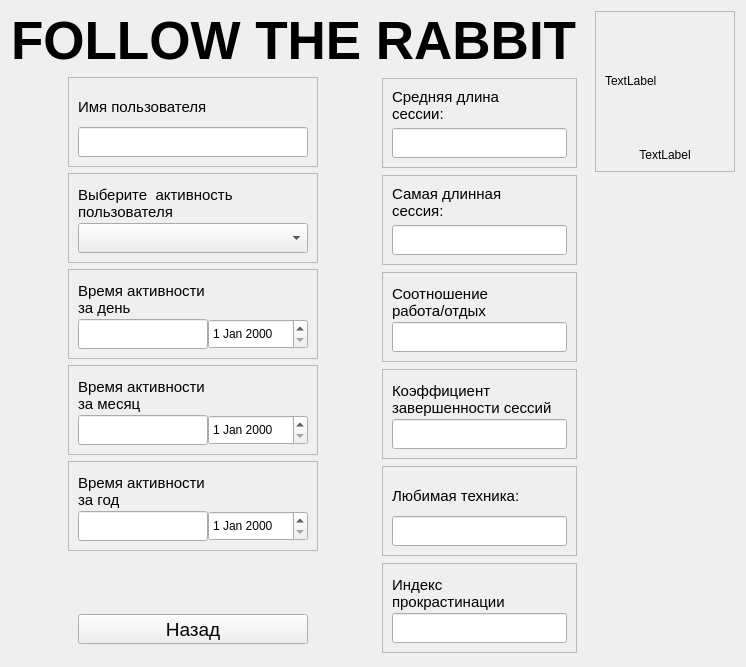
<?xml version="1.0" encoding="UTF-8"?>
<ui version="4.0">
 <class>Analythic_page</class>
 <widget class="QWidget" name="Analythic_page">
  <property name="geometry">
   <rect>
    <x>0</x>
    <y>0</y>
    <width>746</width>
    <height>667</height>
   </rect>
  </property>
  <property name="windowTitle">
   <string>Form</string>
  </property>
  <layout class="QVBoxLayout" name="verticalLayout_6">
   <item>
    <layout class="QHBoxLayout" name="horizontalLayout_5">
     <item>
      <layout class="QVBoxLayout" name="verticalLayout_3">
       <item>
        <widget class="QLabel" name="label">
         <property name="font">
          <font>
           <pointsize>40</pointsize>
           <bold>true</bold>
          </font>
         </property>
         <property name="styleSheet">
          <string notr="true"/>
         </property>
         <property name="text">
          <string>FOLLOW THE RABBIT</string>
         </property>
        </widget>
       </item>
       <item>
        <layout class="QHBoxLayout" name="horizontalLayout">
         <item>
          <layout class="QVBoxLayout" name="verticalLayout_10">
           <item>
            <layout class="QVBoxLayout" name="verticalLayout">
             <item alignment="Qt::AlignmentFlag::AlignHCenter">
              <widget class="QFrame" name="frame_6">
               <property name="sizePolicy">
                <sizepolicy hsizetype="Fixed" vsizetype="Fixed">
                 <horstretch>0</horstretch>
                 <verstretch>0</verstretch>
                </sizepolicy>
               </property>
               <property name="minimumSize">
                <size>
                 <width>250</width>
                 <height>90</height>
                </size>
               </property>
               <property name="maximumSize">
                <size>
                 <width>250</width>
                 <height>90</height>
                </size>
               </property>
               <property name="frameShape">
                <enum>QFrame::Shape::StyledPanel</enum>
               </property>
               <property name="frameShadow">
                <enum>QFrame::Shadow::Raised</enum>
               </property>
               <layout class="QVBoxLayout" name="verticalLayout_17">
                <item>
                 <widget class="QLabel" name="label_8">
                  <property name="sizePolicy">
                   <sizepolicy hsizetype="Preferred" vsizetype="Fixed">
                    <horstretch>0</horstretch>
                    <verstretch>0</verstretch>
                   </sizepolicy>
                  </property>
                  <property name="minimumSize">
                   <size>
                    <width>0</width>
                    <height>40</height>
                   </size>
                  </property>
                  <property name="font">
                   <font>
                    <pointsize>11</pointsize>
                   </font>
                  </property>
                  <property name="text">
                   <string>Имя пользователя</string>
                  </property>
                 </widget>
                </item>
                <item>
                 <widget class="QLineEdit" name="lineEdit_4">
                  <property name="sizePolicy">
                   <sizepolicy hsizetype="Fixed" vsizetype="Fixed">
                    <horstretch>0</horstretch>
                    <verstretch>0</verstretch>
                   </sizepolicy>
                  </property>
                  <property name="minimumSize">
                   <size>
                    <width>230</width>
                    <height>30</height>
                   </size>
                  </property>
                  <property name="maximumSize">
                   <size>
                    <width>230</width>
                    <height>30</height>
                   </size>
                  </property>
                 </widget>
                </item>
               </layout>
              </widget>
             </item>
             <item alignment="Qt::AlignmentFlag::AlignHCenter">
              <widget class="QFrame" name="frame_5">
               <property name="sizePolicy">
                <sizepolicy hsizetype="Fixed" vsizetype="Fixed">
                 <horstretch>0</horstretch>
                 <verstretch>0</verstretch>
                </sizepolicy>
               </property>
               <property name="minimumSize">
                <size>
                 <width>250</width>
                 <height>90</height>
                </size>
               </property>
               <property name="maximumSize">
                <size>
                 <width>250</width>
                 <height>90</height>
                </size>
               </property>
               <property name="frameShape">
                <enum>QFrame::Shape::StyledPanel</enum>
               </property>
               <property name="frameShadow">
                <enum>QFrame::Shadow::Raised</enum>
               </property>
               <layout class="QVBoxLayout" name="verticalLayout_15">
                <item>
                 <widget class="QLabel" name="label_2">
                  <property name="sizePolicy">
                   <sizepolicy hsizetype="Fixed" vsizetype="Fixed">
                    <horstretch>0</horstretch>
                    <verstretch>0</verstretch>
                   </sizepolicy>
                  </property>
                  <property name="minimumSize">
                   <size>
                    <width>0</width>
                    <height>40</height>
                   </size>
                  </property>
                  <property name="font">
                   <font>
                    <pointsize>11</pointsize>
                   </font>
                  </property>
                  <property name="text">
                   <string>Выберите  активность
пользователя</string>
                  </property>
                 </widget>
                </item>
                <item alignment="Qt::AlignmentFlag::AlignHCenter">
                 <widget class="QComboBox" name="comboBox">
                  <property name="sizePolicy">
                   <sizepolicy hsizetype="Fixed" vsizetype="Fixed">
                    <horstretch>0</horstretch>
                    <verstretch>0</verstretch>
                   </sizepolicy>
                  </property>
                  <property name="minimumSize">
                   <size>
                    <width>230</width>
                    <height>30</height>
                   </size>
                  </property>
                  <property name="maximumSize">
                   <size>
                    <width>230</width>
                    <height>30</height>
                   </size>
                  </property>
                 </widget>
                </item>
               </layout>
              </widget>
             </item>
            </layout>
           </item>
           <item alignment="Qt::AlignmentFlag::AlignHCenter">
            <widget class="QFrame" name="frame_4">
             <property name="sizePolicy">
              <sizepolicy hsizetype="Fixed" vsizetype="Fixed">
               <horstretch>0</horstretch>
               <verstretch>0</verstretch>
              </sizepolicy>
             </property>
             <property name="minimumSize">
              <size>
               <width>250</width>
               <height>90</height>
              </size>
             </property>
             <property name="maximumSize">
              <size>
               <width>250</width>
               <height>90</height>
              </size>
             </property>
             <property name="frameShape">
              <enum>QFrame::Shape::StyledPanel</enum>
             </property>
             <property name="frameShadow">
              <enum>QFrame::Shadow::Raised</enum>
             </property>
             <layout class="QVBoxLayout" name="verticalLayout_9">
              <item>
               <widget class="QLabel" name="label_3">
                <property name="sizePolicy">
                 <sizepolicy hsizetype="Fixed" vsizetype="Fixed">
                  <horstretch>0</horstretch>
                  <verstretch>0</verstretch>
                 </sizepolicy>
                </property>
                <property name="minimumSize">
                 <size>
                  <width>0</width>
                  <height>40</height>
                 </size>
                </property>
                <property name="font">
                 <font>
                  <pointsize>11</pointsize>
                 </font>
                </property>
                <property name="text">
                 <string>Время активности
за день</string>
                </property>
               </widget>
              </item>
              <item>
               <layout class="QHBoxLayout" name="horizontalLayout_2">
                <item>
                 <widget class="QLineEdit" name="lineEdit">
                  <property name="sizePolicy">
                   <sizepolicy hsizetype="Fixed" vsizetype="Fixed">
                    <horstretch>0</horstretch>
                    <verstretch>0</verstretch>
                   </sizepolicy>
                  </property>
                  <property name="minimumSize">
                   <size>
                    <width>130</width>
                    <height>30</height>
                   </size>
                  </property>
                 </widget>
                </item>
                <item>
                 <widget class="QDateEdit" name="dateEdit">
                  <property name="sizePolicy">
                   <sizepolicy hsizetype="Fixed" vsizetype="Fixed">
                    <horstretch>0</horstretch>
                    <verstretch>0</verstretch>
                   </sizepolicy>
                  </property>
                  <property name="minimumSize">
                   <size>
                    <width>100</width>
                    <height>30</height>
                   </size>
                  </property>
                 </widget>
                </item>
               </layout>
              </item>
             </layout>
            </widget>
           </item>
           <item alignment="Qt::AlignmentFlag::AlignHCenter">
            <widget class="QFrame" name="frame_3">
             <property name="sizePolicy">
              <sizepolicy hsizetype="Fixed" vsizetype="Fixed">
               <horstretch>0</horstretch>
               <verstretch>0</verstretch>
              </sizepolicy>
             </property>
             <property name="minimumSize">
              <size>
               <width>250</width>
               <height>90</height>
              </size>
             </property>
             <property name="maximumSize">
              <size>
               <width>250</width>
               <height>90</height>
              </size>
             </property>
             <property name="frameShape">
              <enum>QFrame::Shape::StyledPanel</enum>
             </property>
             <property name="frameShadow">
              <enum>QFrame::Shadow::Raised</enum>
             </property>
             <layout class="QVBoxLayout" name="verticalLayout_8">
              <item>
               <widget class="QLabel" name="label_4">
                <property name="sizePolicy">
                 <sizepolicy hsizetype="Fixed" vsizetype="Fixed">
                  <horstretch>0</horstretch>
                  <verstretch>0</verstretch>
                 </sizepolicy>
                </property>
                <property name="minimumSize">
                 <size>
                  <width>0</width>
                  <height>40</height>
                 </size>
                </property>
                <property name="font">
                 <font>
                  <pointsize>11</pointsize>
                 </font>
                </property>
                <property name="text">
                 <string>Время активности
за месяц</string>
                </property>
               </widget>
              </item>
              <item>
               <layout class="QHBoxLayout" name="horizontalLayout_3">
                <item>
                 <widget class="QLineEdit" name="lineEdit_2">
                  <property name="sizePolicy">
                   <sizepolicy hsizetype="Fixed" vsizetype="Fixed">
                    <horstretch>0</horstretch>
                    <verstretch>0</verstretch>
                   </sizepolicy>
                  </property>
                  <property name="minimumSize">
                   <size>
                    <width>130</width>
                    <height>30</height>
                   </size>
                  </property>
                 </widget>
                </item>
                <item>
                 <widget class="QDateEdit" name="dateEdit_4">
                  <property name="sizePolicy">
                   <sizepolicy hsizetype="Fixed" vsizetype="Fixed">
                    <horstretch>0</horstretch>
                    <verstretch>0</verstretch>
                   </sizepolicy>
                  </property>
                  <property name="minimumSize">
                   <size>
                    <width>100</width>
                    <height>30</height>
                   </size>
                  </property>
                 </widget>
                </item>
               </layout>
              </item>
             </layout>
            </widget>
           </item>
           <item alignment="Qt::AlignmentFlag::AlignHCenter">
            <widget class="QFrame" name="frame_2">
             <property name="sizePolicy">
              <sizepolicy hsizetype="Fixed" vsizetype="Fixed">
               <horstretch>0</horstretch>
               <verstretch>0</verstretch>
              </sizepolicy>
             </property>
             <property name="minimumSize">
              <size>
               <width>250</width>
               <height>90</height>
              </size>
             </property>
             <property name="maximumSize">
              <size>
               <width>250</width>
               <height>90</height>
              </size>
             </property>
             <property name="frameShape">
              <enum>QFrame::Shape::StyledPanel</enum>
             </property>
             <property name="frameShadow">
              <enum>QFrame::Shadow::Raised</enum>
             </property>
             <layout class="QVBoxLayout" name="verticalLayout_7">
              <item>
               <widget class="QLabel" name="label_5">
                <property name="sizePolicy">
                 <sizepolicy hsizetype="Fixed" vsizetype="Fixed">
                  <horstretch>0</horstretch>
                  <verstretch>0</verstretch>
                 </sizepolicy>
                </property>
                <property name="minimumSize">
                 <size>
                  <width>0</width>
                  <height>40</height>
                 </size>
                </property>
                <property name="font">
                 <font>
                  <pointsize>11</pointsize>
                 </font>
                </property>
                <property name="text">
                 <string>Время активности
за год</string>
                </property>
               </widget>
              </item>
              <item>
               <layout class="QHBoxLayout" name="horizontalLayout_4">
                <item>
                 <widget class="QLineEdit" name="lineEdit_3">
                  <property name="sizePolicy">
                   <sizepolicy hsizetype="Fixed" vsizetype="Fixed">
                    <horstretch>0</horstretch>
                    <verstretch>0</verstretch>
                   </sizepolicy>
                  </property>
                  <property name="minimumSize">
                   <size>
                    <width>130</width>
                    <height>30</height>
                   </size>
                  </property>
                 </widget>
                </item>
                <item>
                 <widget class="QDateEdit" name="dateEdit_5">
                  <property name="sizePolicy">
                   <sizepolicy hsizetype="Fixed" vsizetype="Fixed">
                    <horstretch>0</horstretch>
                    <verstretch>0</verstretch>
                   </sizepolicy>
                  </property>
                  <property name="minimumSize">
                   <size>
                    <width>100</width>
                    <height>30</height>
                   </size>
                  </property>
                 </widget>
                </item>
               </layout>
              </item>
             </layout>
            </widget>
           </item>
           <item>
            <spacer name="verticalSpacer">
             <property name="orientation">
              <enum>Qt::Orientation::Vertical</enum>
             </property>
             <property name="sizeHint" stdset="0">
              <size>
               <width>20</width>
               <height>40</height>
              </size>
             </property>
            </spacer>
           </item>
           <item>
            <spacer name="verticalSpacer_4">
             <property name="orientation">
              <enum>Qt::Orientation::Vertical</enum>
             </property>
             <property name="sizeHint" stdset="0">
              <size>
               <width>20</width>
               <height>40</height>
              </size>
             </property>
            </spacer>
           </item>
           <item>
            <spacer name="verticalSpacer_5">
             <property name="orientation">
              <enum>Qt::Orientation::Vertical</enum>
             </property>
             <property name="sizeHint" stdset="0">
              <size>
               <width>20</width>
               <height>40</height>
              </size>
             </property>
            </spacer>
           </item>
           <item>
            <spacer name="verticalSpacer_6">
             <property name="orientation">
              <enum>Qt::Orientation::Vertical</enum>
             </property>
             <property name="sizeHint" stdset="0">
              <size>
               <width>20</width>
               <height>40</height>
              </size>
             </property>
            </spacer>
           </item>
           <item>
            <spacer name="verticalSpacer_7">
             <property name="orientation">
              <enum>Qt::Orientation::Vertical</enum>
             </property>
             <property name="sizeHint" stdset="0">
              <size>
               <width>20</width>
               <height>40</height>
              </size>
             </property>
            </spacer>
           </item>
           <item alignment="Qt::AlignmentFlag::AlignHCenter">
            <widget class="QPushButton" name="pushButton">
             <property name="sizePolicy">
              <sizepolicy hsizetype="Fixed" vsizetype="Fixed">
               <horstretch>0</horstretch>
               <verstretch>0</verstretch>
              </sizepolicy>
             </property>
             <property name="minimumSize">
              <size>
               <width>230</width>
               <height>30</height>
              </size>
             </property>
             <property name="maximumSize">
              <size>
               <width>230</width>
               <height>30</height>
              </size>
             </property>
             <property name="font">
              <font>
               <pointsize>14</pointsize>
               <bold>false</bold>
              </font>
             </property>
             <property name="text">
              <string>Назад</string>
             </property>
            </widget>
           </item>
           <item>
            <spacer name="verticalSpacer_2">
             <property name="orientation">
              <enum>Qt::Orientation::Vertical</enum>
             </property>
             <property name="sizeHint" stdset="0">
              <size>
               <width>20</width>
               <height>40</height>
              </size>
             </property>
            </spacer>
           </item>
          </layout>
         </item>
         <item>
          <layout class="QVBoxLayout" name="verticalLayout_16">
           <item>
            <widget class="QFrame" name="frame_12">
             <property name="sizePolicy">
              <sizepolicy hsizetype="Fixed" vsizetype="Fixed">
               <horstretch>0</horstretch>
               <verstretch>0</verstretch>
              </sizepolicy>
             </property>
             <property name="minimumSize">
              <size>
               <width>195</width>
               <height>90</height>
              </size>
             </property>
             <property name="maximumSize">
              <size>
               <width>195</width>
               <height>90</height>
              </size>
             </property>
             <property name="frameShape">
              <enum>QFrame::Shape::StyledPanel</enum>
             </property>
             <property name="frameShadow">
              <enum>QFrame::Shadow::Raised</enum>
             </property>
             <layout class="QVBoxLayout" name="verticalLayout_26">
              <item>
               <widget class="QLabel" name="label_10">
                <property name="sizePolicy">
                 <sizepolicy hsizetype="Fixed" vsizetype="Fixed">
                  <horstretch>0</horstretch>
                  <verstretch>0</verstretch>
                 </sizepolicy>
                </property>
                <property name="maximumSize">
                 <size>
                  <width>175</width>
                  <height>40</height>
                 </size>
                </property>
                <property name="font">
                 <font>
                  <pointsize>11</pointsize>
                 </font>
                </property>
                <property name="text">
                 <string>Средняя длина
сессии:</string>
                </property>
               </widget>
              </item>
              <item>
               <widget class="QLineEdit" name="lineEdit_5">
                <property name="sizePolicy">
                 <sizepolicy hsizetype="Fixed" vsizetype="Fixed">
                  <horstretch>0</horstretch>
                  <verstretch>0</verstretch>
                 </sizepolicy>
                </property>
                <property name="minimumSize">
                 <size>
                  <width>175</width>
                  <height>30</height>
                 </size>
                </property>
                <property name="maximumSize">
                 <size>
                  <width>175</width>
                  <height>30</height>
                 </size>
                </property>
               </widget>
              </item>
             </layout>
            </widget>
           </item>
           <item>
            <widget class="QFrame" name="frame_11">
             <property name="sizePolicy">
              <sizepolicy hsizetype="Fixed" vsizetype="Fixed">
               <horstretch>0</horstretch>
               <verstretch>0</verstretch>
              </sizepolicy>
             </property>
             <property name="minimumSize">
              <size>
               <width>195</width>
               <height>90</height>
              </size>
             </property>
             <property name="maximumSize">
              <size>
               <width>195</width>
               <height>90</height>
              </size>
             </property>
             <property name="frameShape">
              <enum>QFrame::Shape::StyledPanel</enum>
             </property>
             <property name="frameShadow">
              <enum>QFrame::Shadow::Raised</enum>
             </property>
             <layout class="QVBoxLayout" name="verticalLayout_25">
              <item>
               <widget class="QLabel" name="label_11">
                <property name="sizePolicy">
                 <sizepolicy hsizetype="Fixed" vsizetype="Fixed">
                  <horstretch>0</horstretch>
                  <verstretch>0</verstretch>
                 </sizepolicy>
                </property>
                <property name="maximumSize">
                 <size>
                  <width>175</width>
                  <height>40</height>
                 </size>
                </property>
                <property name="font">
                 <font>
                  <pointsize>11</pointsize>
                 </font>
                </property>
                <property name="text">
                 <string>Самая длинная
сессия:</string>
                </property>
               </widget>
              </item>
              <item>
               <widget class="QLineEdit" name="lineEdit_6">
                <property name="sizePolicy">
                 <sizepolicy hsizetype="Fixed" vsizetype="Fixed">
                  <horstretch>0</horstretch>
                  <verstretch>0</verstretch>
                 </sizepolicy>
                </property>
                <property name="minimumSize">
                 <size>
                  <width>175</width>
                  <height>30</height>
                 </size>
                </property>
                <property name="maximumSize">
                 <size>
                  <width>175</width>
                  <height>30</height>
                 </size>
                </property>
               </widget>
              </item>
             </layout>
            </widget>
           </item>
           <item>
            <widget class="QFrame" name="frame_10">
             <property name="sizePolicy">
              <sizepolicy hsizetype="Fixed" vsizetype="Fixed">
               <horstretch>0</horstretch>
               <verstretch>0</verstretch>
              </sizepolicy>
             </property>
             <property name="minimumSize">
              <size>
               <width>195</width>
               <height>90</height>
              </size>
             </property>
             <property name="maximumSize">
              <size>
               <width>195</width>
               <height>90</height>
              </size>
             </property>
             <property name="frameShape">
              <enum>QFrame::Shape::StyledPanel</enum>
             </property>
             <property name="frameShadow">
              <enum>QFrame::Shadow::Raised</enum>
             </property>
             <layout class="QVBoxLayout" name="verticalLayout_24">
              <item>
               <widget class="QLabel" name="label_13">
                <property name="sizePolicy">
                 <sizepolicy hsizetype="Fixed" vsizetype="Fixed">
                  <horstretch>0</horstretch>
                  <verstretch>0</verstretch>
                 </sizepolicy>
                </property>
                <property name="minimumSize">
                 <size>
                  <width>175</width>
                  <height>40</height>
                 </size>
                </property>
                <property name="maximumSize">
                 <size>
                  <width>175</width>
                  <height>40</height>
                 </size>
                </property>
                <property name="font">
                 <font>
                  <pointsize>11</pointsize>
                 </font>
                </property>
                <property name="text">
                 <string>Соотношение
работа/отдых</string>
                </property>
               </widget>
              </item>
              <item>
               <widget class="QLineEdit" name="lineEdit_9">
                <property name="sizePolicy">
                 <sizepolicy hsizetype="Fixed" vsizetype="Fixed">
                  <horstretch>0</horstretch>
                  <verstretch>0</verstretch>
                 </sizepolicy>
                </property>
                <property name="minimumSize">
                 <size>
                  <width>175</width>
                  <height>30</height>
                 </size>
                </property>
                <property name="maximumSize">
                 <size>
                  <width>175</width>
                  <height>30</height>
                 </size>
                </property>
               </widget>
              </item>
             </layout>
            </widget>
           </item>
           <item>
            <widget class="QFrame" name="frame_9">
             <property name="sizePolicy">
              <sizepolicy hsizetype="Fixed" vsizetype="Fixed">
               <horstretch>0</horstretch>
               <verstretch>0</verstretch>
              </sizepolicy>
             </property>
             <property name="minimumSize">
              <size>
               <width>195</width>
               <height>90</height>
              </size>
             </property>
             <property name="maximumSize">
              <size>
               <width>195</width>
               <height>90</height>
              </size>
             </property>
             <property name="frameShape">
              <enum>QFrame::Shape::StyledPanel</enum>
             </property>
             <property name="frameShadow">
              <enum>QFrame::Shadow::Raised</enum>
             </property>
             <layout class="QVBoxLayout" name="verticalLayout_23">
              <item>
               <widget class="QLabel" name="label_12">
                <property name="sizePolicy">
                 <sizepolicy hsizetype="Fixed" vsizetype="Fixed">
                  <horstretch>0</horstretch>
                  <verstretch>0</verstretch>
                 </sizepolicy>
                </property>
                <property name="minimumSize">
                 <size>
                  <width>0</width>
                  <height>40</height>
                 </size>
                </property>
                <property name="maximumSize">
                 <size>
                  <width>175</width>
                  <height>40</height>
                 </size>
                </property>
                <property name="font">
                 <font>
                  <pointsize>11</pointsize>
                 </font>
                </property>
                <property name="text">
                 <string>Коэффициент
завершенности сессий</string>
                </property>
               </widget>
              </item>
              <item>
               <widget class="QLineEdit" name="lineEdit_8">
                <property name="sizePolicy">
                 <sizepolicy hsizetype="Fixed" vsizetype="Fixed">
                  <horstretch>0</horstretch>
                  <verstretch>0</verstretch>
                 </sizepolicy>
                </property>
                <property name="minimumSize">
                 <size>
                  <width>175</width>
                  <height>30</height>
                 </size>
                </property>
                <property name="maximumSize">
                 <size>
                  <width>175</width>
                  <height>30</height>
                 </size>
                </property>
               </widget>
              </item>
             </layout>
            </widget>
           </item>
           <item>
            <widget class="QFrame" name="frame_8">
             <property name="sizePolicy">
              <sizepolicy hsizetype="Fixed" vsizetype="Fixed">
               <horstretch>0</horstretch>
               <verstretch>0</verstretch>
              </sizepolicy>
             </property>
             <property name="minimumSize">
              <size>
               <width>195</width>
               <height>90</height>
              </size>
             </property>
             <property name="maximumSize">
              <size>
               <width>195</width>
               <height>90</height>
              </size>
             </property>
             <property name="frameShape">
              <enum>QFrame::Shape::StyledPanel</enum>
             </property>
             <property name="frameShadow">
              <enum>QFrame::Shadow::Raised</enum>
             </property>
             <layout class="QVBoxLayout" name="verticalLayout_19">
              <item>
               <widget class="QLabel" name="label_9">
                <property name="sizePolicy">
                 <sizepolicy hsizetype="Preferred" vsizetype="Fixed">
                  <horstretch>0</horstretch>
                  <verstretch>0</verstretch>
                 </sizepolicy>
                </property>
                <property name="minimumSize">
                 <size>
                  <width>0</width>
                  <height>40</height>
                 </size>
                </property>
                <property name="font">
                 <font>
                  <pointsize>11</pointsize>
                 </font>
                </property>
                <property name="text">
                 <string>Любимая техника:</string>
                </property>
               </widget>
              </item>
              <item>
               <widget class="QLineEdit" name="lineEdit_7">
                <property name="sizePolicy">
                 <sizepolicy hsizetype="Maximum" vsizetype="Fixed">
                  <horstretch>0</horstretch>
                  <verstretch>0</verstretch>
                 </sizepolicy>
                </property>
                <property name="minimumSize">
                 <size>
                  <width>175</width>
                  <height>30</height>
                 </size>
                </property>
               </widget>
              </item>
             </layout>
            </widget>
           </item>
           <item>
            <widget class="QFrame" name="frame_7">
             <property name="sizePolicy">
              <sizepolicy hsizetype="Fixed" vsizetype="Fixed">
               <horstretch>0</horstretch>
               <verstretch>0</verstretch>
              </sizepolicy>
             </property>
             <property name="minimumSize">
              <size>
               <width>195</width>
               <height>90</height>
              </size>
             </property>
             <property name="maximumSize">
              <size>
               <width>195</width>
               <height>90</height>
              </size>
             </property>
             <property name="frameShape">
              <enum>QFrame::Shape::StyledPanel</enum>
             </property>
             <property name="frameShadow">
              <enum>QFrame::Shadow::Raised</enum>
             </property>
             <layout class="QVBoxLayout" name="verticalLayout_18">
              <item>
               <widget class="QLabel" name="label_14">
                <property name="sizePolicy">
                 <sizepolicy hsizetype="Fixed" vsizetype="Fixed">
                  <horstretch>0</horstretch>
                  <verstretch>0</verstretch>
                 </sizepolicy>
                </property>
                <property name="minimumSize">
                 <size>
                  <width>175</width>
                  <height>40</height>
                 </size>
                </property>
                <property name="font">
                 <font>
                  <pointsize>11</pointsize>
                 </font>
                </property>
                <property name="text">
                 <string>Индекс
прокрастинации</string>
                </property>
               </widget>
              </item>
              <item>
               <widget class="QLineEdit" name="lineEdit_10">
                <property name="sizePolicy">
                 <sizepolicy hsizetype="Fixed" vsizetype="Fixed">
                  <horstretch>0</horstretch>
                  <verstretch>0</verstretch>
                 </sizepolicy>
                </property>
                <property name="minimumSize">
                 <size>
                  <width>175</width>
                  <height>30</height>
                 </size>
                </property>
                <property name="maximumSize">
                 <size>
                  <width>175</width>
                  <height>30</height>
                 </size>
                </property>
               </widget>
              </item>
             </layout>
            </widget>
           </item>
          </layout>
         </item>
        </layout>
       </item>
      </layout>
     </item>
     <item>
      <spacer name="horizontalSpacer_2">
       <property name="orientation">
        <enum>Qt::Orientation::Horizontal</enum>
       </property>
       <property name="sizeHint" stdset="0">
        <size>
         <width>40</width>
         <height>20</height>
        </size>
       </property>
      </spacer>
     </item>
     <item>
      <layout class="QVBoxLayout" name="verticalLayout_4">
       <item>
        <widget class="QFrame" name="frame">
         <property name="frameShape">
          <enum>QFrame::Shape::StyledPanel</enum>
         </property>
         <property name="frameShadow">
          <enum>QFrame::Shadow::Raised</enum>
         </property>
         <layout class="QVBoxLayout" name="verticalLayout_2">
          <item>
           <widget class="QLabel" name="label_6">
            <property name="sizePolicy">
             <sizepolicy hsizetype="Fixed" vsizetype="Fixed">
              <horstretch>0</horstretch>
              <verstretch>0</verstretch>
             </sizepolicy>
            </property>
            <property name="minimumSize">
             <size>
              <width>120</width>
              <height>120</height>
             </size>
            </property>
            <property name="maximumSize">
             <size>
              <width>120</width>
              <height>120</height>
             </size>
            </property>
            <property name="text">
             <string>TextLabel</string>
            </property>
           </widget>
          </item>
          <item alignment="Qt::AlignmentFlag::AlignHCenter">
           <widget class="QLabel" name="label_7">
            <property name="sizePolicy">
             <sizepolicy hsizetype="Fixed" vsizetype="Fixed">
              <horstretch>0</horstretch>
              <verstretch>0</verstretch>
             </sizepolicy>
            </property>
            <property name="minimumSize">
             <size>
              <width>120</width>
              <height>15</height>
             </size>
            </property>
            <property name="text">
             <string>TextLabel</string>
            </property>
            <property name="alignment">
             <set>Qt::AlignmentFlag::AlignCenter</set>
            </property>
           </widget>
          </item>
         </layout>
        </widget>
       </item>
       <item>
        <spacer name="verticalSpacer_3">
         <property name="orientation">
          <enum>Qt::Orientation::Vertical</enum>
         </property>
         <property name="sizeHint" stdset="0">
          <size>
           <width>20</width>
           <height>40</height>
          </size>
         </property>
        </spacer>
       </item>
      </layout>
     </item>
    </layout>
   </item>
  </layout>
 </widget>
 <resources/>
 <connections/>
</ui>
